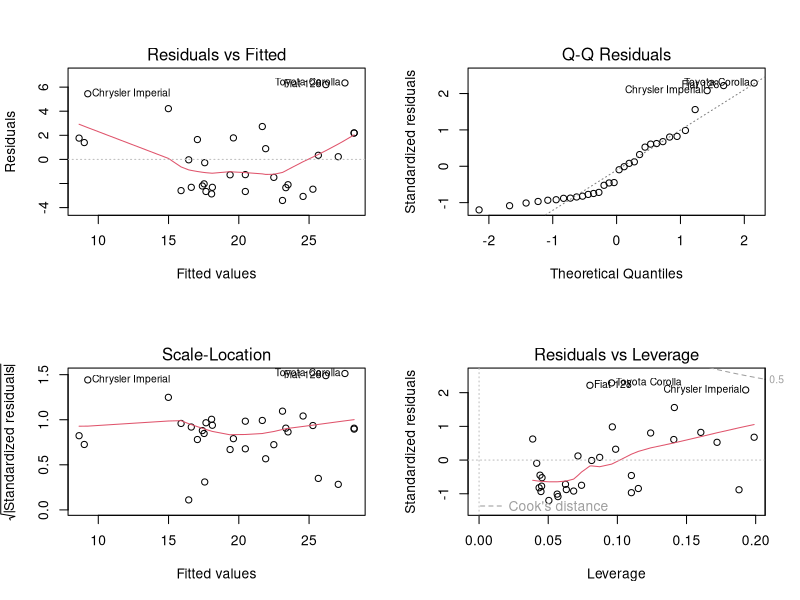
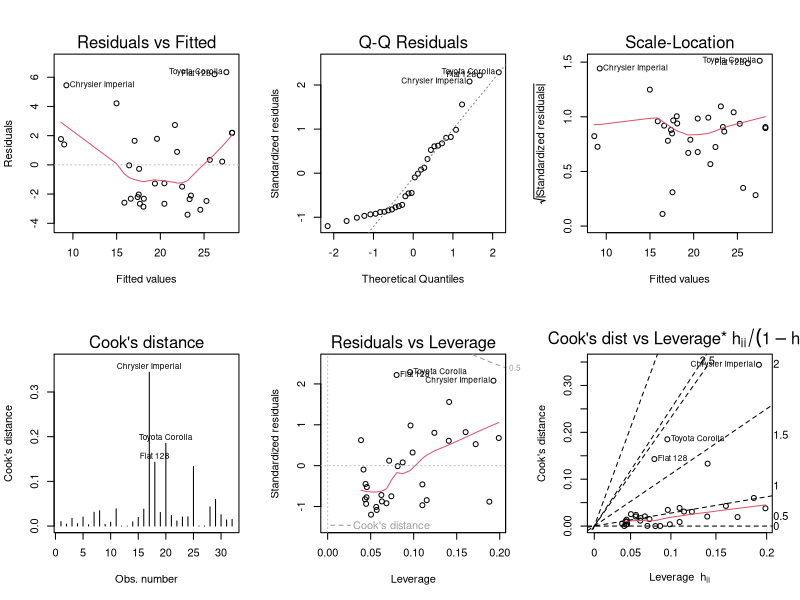
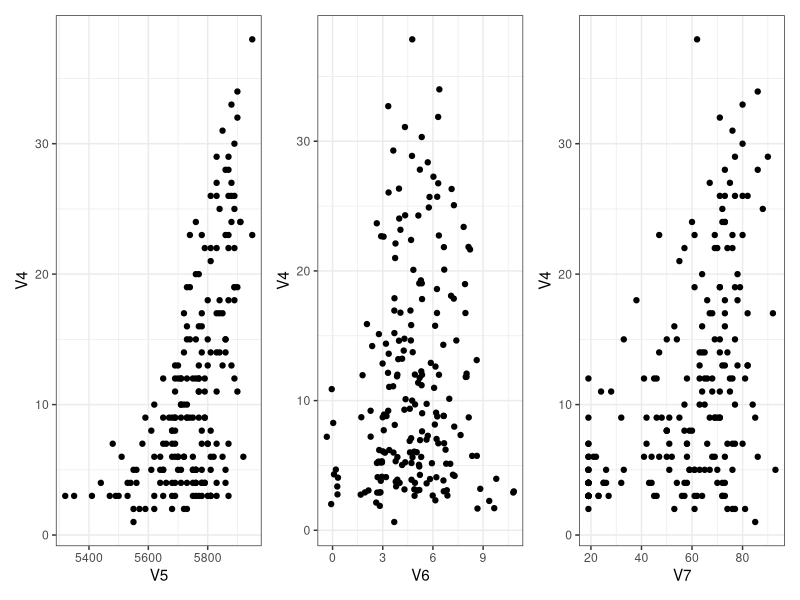
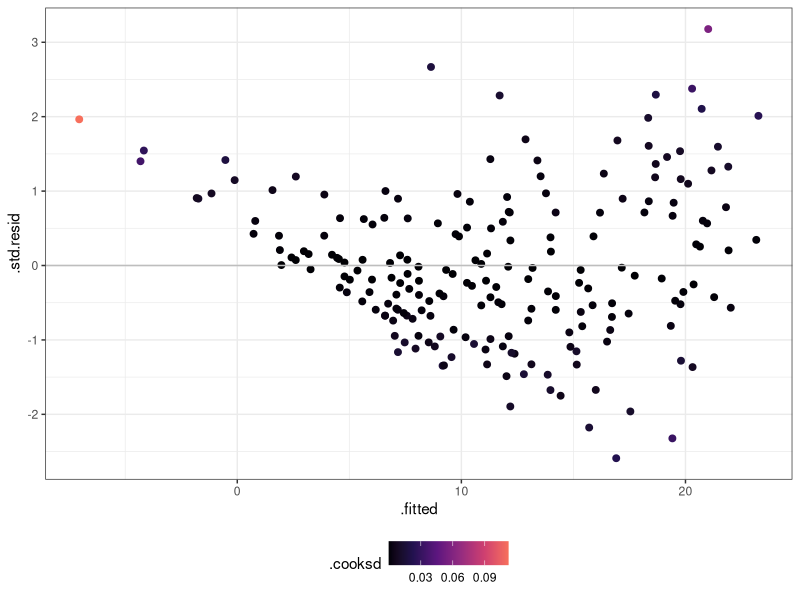
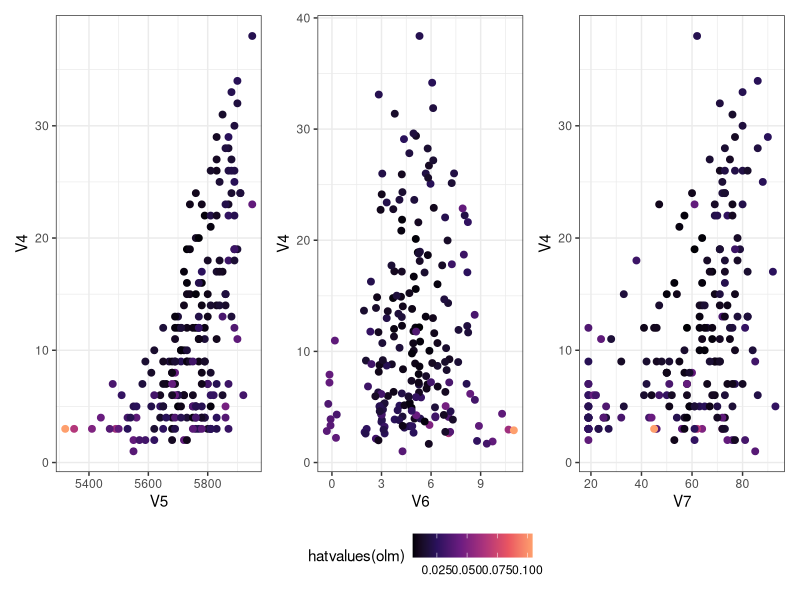
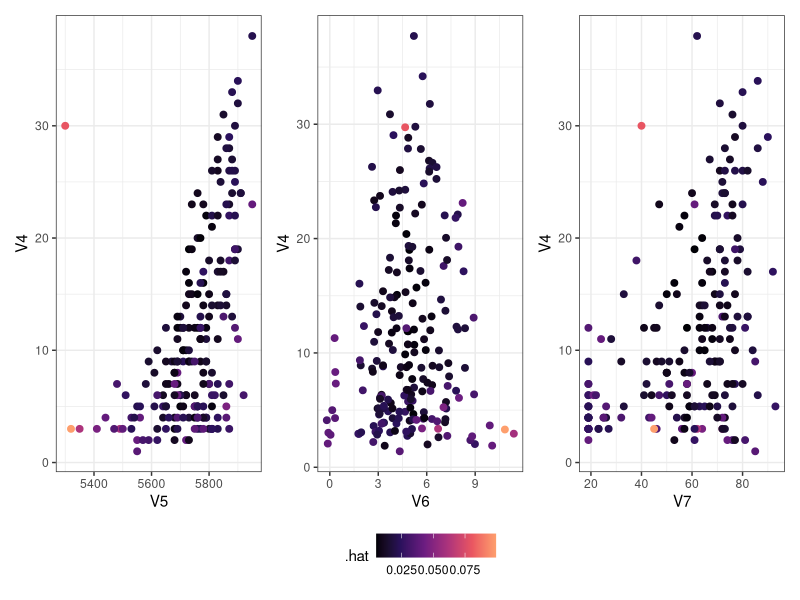
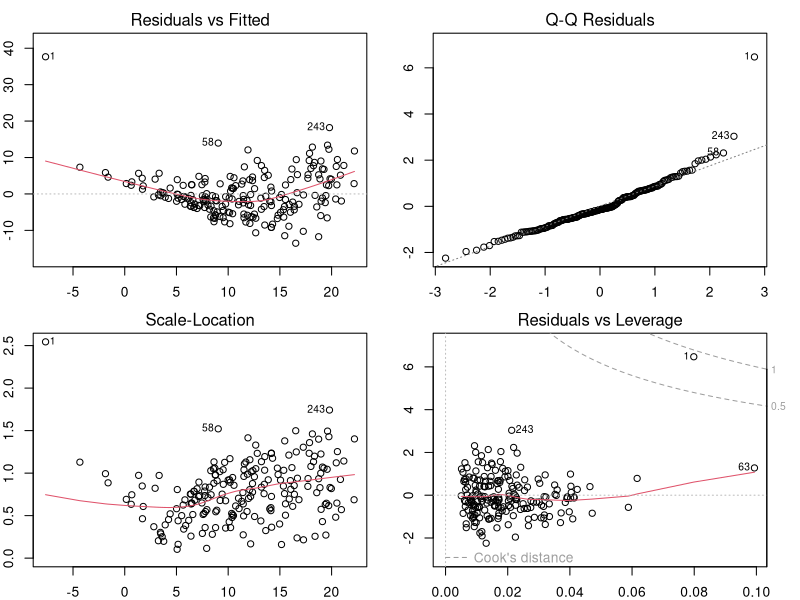

Write R code to recreate these figures, in order.
## ---- chunk 1
#| include: false
set.seed(2112)
## ---- chunk 2
#| include: false
set.seed(2112)
## ---- chunk 3
mylm <- lm(mpg ~ disp + wt, data = mtcars)
hatvalues(mylm) |> unname()
## ---- chunk 4
X <- model.matrix(mylm)
H <- X %*% solve(t(X) %*% X) %*% t(X)
all.equal(diag(H), hatvalues(mylm))
## ---- chunk 5
colSums(H) |> unname()
rowSums(H) |> unname()
range(H) # -1 <= h_{ij} <= 1
range(diag(H)) # 0 <= h_{ii} <= 1
H %*% rep(1, ncol(H)) # H1 = 1
## ---- chunk 6
?rstandard
cooks.distance(mylm)
## ---- chunk 7
library(broom)
augment(mylm)
## ---- chunk 8
par(mfrow = c(2, 2))
plot(mylm) # ?plot.lm
## ---- chunk 9
par(mfrow = c(2, 3))
plot(mylm, which = 1:6)
## ---- chunk 10
library(mlbench)
data(Ozone)
str(Ozone) # V4 is response (measurement of Ozone)
Ozone <- Ozone[complete.cases(Ozone), ]
## ---- chunk 11
library(ggplot2)
theme_set(theme_bw())
library(patchwork)
g5 <- ggplot(Ozone) +
    aes(x = V5, y = V4) +
    geom_point()
g6 <- ggplot(Ozone) +
    aes(x = V6, y = V4) +
    geom_jitter() # deal with overlapping points
g7 <- ggplot(Ozone) +
    aes(x = V7, y = V4) +
    geom_point()
g5 + g6 + g7
## ---- chunk 12
library(dplyr)
olm <- lm(V4 ~ V5 + V6 + V7, data = Ozone)
augment(olm) %>%
    ggplot() +
        aes(x = .fitted, y = .std.resid, col = .cooksd) +
        scale_colour_viridis_c(option = 2, end = 0.7) +
        theme(legend.position = "bottom") +
        geom_point(size = 2) +
        geom_hline(yintercept = 0, colour = "grey")
## ---- chunk 13
g5 <- ggplot(Ozone) +
    aes(x = V5, y = V4, col = hatvalues(olm)) +
    geom_point(size = 2)
g6 <- ggplot(Ozone) +
    aes(x = V6, y = V4, col = hatvalues(olm)) +
    geom_jitter(size = 2) # deal with overlapping points
g7 <- ggplot(Ozone) +
    aes(x = V7, y = V4, col = hatvalues(olm)) +
    geom_point(size = 2)
(g5 + g6 + g7) +
    plot_layout(guides = "collect") &
    scale_colour_viridis_c(option = 2, end = 0.8) &
    theme(legend.position = "bottom")
## ---- chunk 14
newzone <- Ozone[, c(4:7)]
newzone <- rbind(newzone,
    data.frame(V4 = 30, V5 = 5300, V6 = 5, V7 = 40))
newlm <- augment(lm(V4 ~ ., data = newzone))

g5 <- ggplot(newlm) +
    aes(x = V5, y = V4, col = .hat) +
    geom_point(size = 2)
g6 <- ggplot(newlm) +
    aes(x = V6, y = V4, col = .hat) +
    geom_jitter(size = 2) # deal with overlapping points
g7 <- ggplot(newlm) +
    aes(x = V7, y = V4, col = .hat) +
    geom_point(size = 2)
(g5 + g6 + g7) +
    plot_layout(guides = "collect") &
    scale_colour_viridis_c(option = 2, end = 0.8) &
    theme(legend.position = "bottom")
## ---- chunk 15
par(mfrow = c(2, 2), mar = rep(2, 4))
plot(lm(V4 ~ ., data = newzone))
newzone[row.names(newzone) %in% c(1, 58, 243), ]
